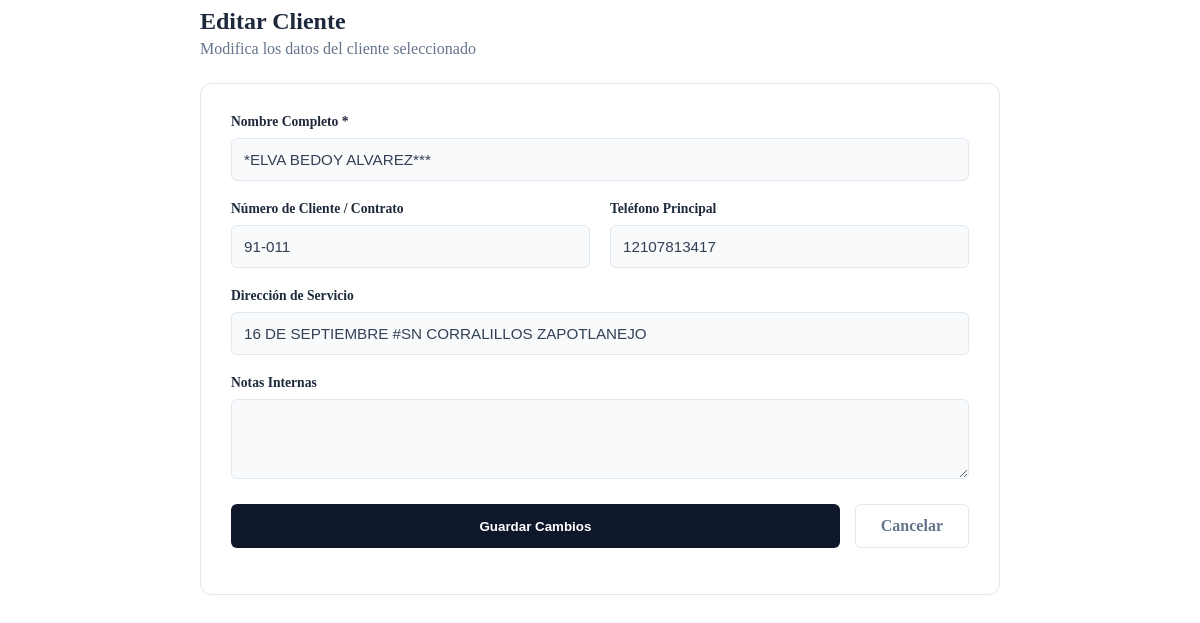
/vistas/clientes_editar.php?id=60, run on the app's committed database.
### tables this page shows
CREATE TABLE `clientes` (
  `id` int(11) NOT NULL,
  `numero` varchar(20) NOT NULL,
  `nombre` varchar(255) DEFAULT NULL,
  `usuario` varchar(50) DEFAULT NULL,
  `correo` varchar(100) DEFAULT NULL,
  `password` varchar(255) DEFAULT NULL,
  `direccion` text DEFAULT NULL,
  `telefono_1` varchar(50) DEFAULT NULL,
  `telefono_1_whatsapp` varchar(50) NOT NULL,
  `telefono_2` varchar(50) DEFAULT NULL,
  `telefono_2_whatsapp` varchar(50) NOT NULL,
  `link_mapa` text DEFAULT NULL,
  `nota` text DEFAULT NULL,
  `fecha_registro` date DEFAULT NULL
);

### vistas/clientes_editar.php (the view, shortened to what this page needs)
<?php
$id_cliente = $conn->real_escape_string($_GET['id']);
$sql_select = "SELECT * FROM clientes WHERE id = '$id_cliente' LIMIT 1";
$resultado = $conn->query($sql_select);
if ($resultado->num_rows > 0) {
    $cliente = $resultado->fetch_assoc();
} else {
    echo "Cliente no encontrado.";
    exit;
}
?>
<div class="edit-wrapper view-shell">
    <div class="page-header">
        <h2 style="margin:0; color:#1e293b;">Editar Cliente</h2>
        <p style="margin:5px 0 0 0; color:#64748B;">Modifica los datos del cliente seleccionado</p>
    </div>
    <div class="form-card">
        <form action="" method="POST">
            <div class="form-grid">
                <div class="form-group full-width">
                    <label>Nombre Completo *</label>
                    <input type="text" name="nombre" class="form-control" required
                           value="<?php echo htmlspecialchars($cliente['nombre']); ?>">
                </div>
                <div class="form-group">
                    <label>Número de Cliente / Contrato</label>
                    <input type="text" name="numero" class="form-control"
                           value="<?php echo htmlspecialchars($cliente['numero']); ?>">
                </div>
                <div class="form-group">
                    <label>Teléfono Principal</label>
                    <input type="text" name="telefono" class="form-control"
                           value="<?php echo htmlspecialchars($cliente['telefono_1']); ?>">
                </div>
                <div class="form-group full-width">
                    <label>Dirección de Servicio</label>
                    <input type="text" name="direccion" class="form-control"
                           value="<?php echo htmlspecialchars($cliente['direccion']); ?>">
                </div>
                <div class="form-group full-width">
                    <label>Notas Internas</label>
                    <textarea name="nota" class="form-control" rows="3"><?php echo htmlspecialchars($cliente['not']);  ?></textarea>
                    </div>
            </div>
            <div class="btn-row">
                <button type="submit" class="btn-save">Guardar Cambios</button>
                <a href="dashboard.php?vista=clientes" class="btn-cancel">Cancelar</a>
            </div>
        </form>
    </div>
</div>

### vistas/clientes_editar.php (style rules this page uses)
.edit-wrapper { max-width: 800px; margin: 0 auto; }
.page-header { margin-bottom: 25px; }
.form-card { background: white; border: 1px solid #e2e8f0; border-radius: 12px; padding: 30px; box-shadow: 0 1px 3px rgba(0,0,0,0.02); }
.form-grid { display: grid; grid-template-columns: 1fr 1fr; gap: 20px; }
.full-width { grid-column: span 2; }
.form-group label { font-size: 0.85rem; font-weight: 600; color: #1e293b; margin-bottom: 8px; display: block; }
.form-control { background-color: #F8FAFC; border: 1px solid #E2E8F0; border-radius: 6px; padding: 12px; width: 100%; box-sizing: border-box; color: #334155; font-size: 0.95rem; }
.btn-row { display: flex; gap: 15px; margin-top: 25px; }
.btn-save { background-color: #0F172A; color: white; border: none; padding: 12px 25px; border-radius: 6px; font-weight: 600; cursor: pointer; flex: 1; }
.btn-cancel { background-color: white; border: 1px solid #e2e8f0; color: #64748B; padding: 12px 25px; border-radius: 6px; font-weight: 600; cursor: pointer; text-decoration: none; text-align: center; }

### data on the page
clientes: nombre "*ELVA BEDOY ALVAREZ***", numero "91-011", telefono "12107813417", direccion "16 DE SEPTIEMBRE #SN CORRALILLOS ZAPOTLANEJO"
